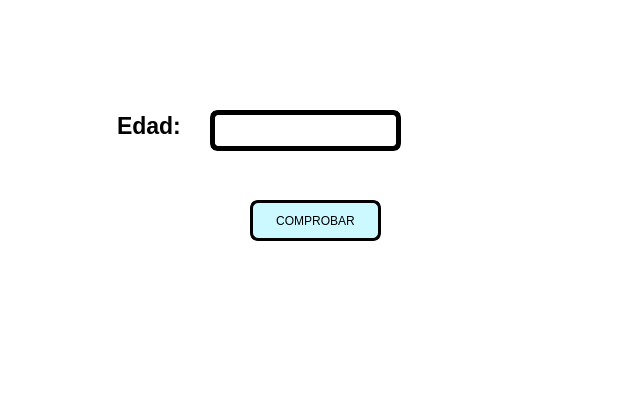
<?xml version="1.0" encoding="UTF-8"?>
<ui version="4.0">
 <class>MainWindow</class>
 <widget class="QMainWindow" name="MainWindow">
  <property name="geometry">
   <rect>
    <x>0</x>
    <y>0</y>
    <width>625</width>
    <height>414</height>
   </rect>
  </property>
  <property name="windowTitle">
   <string>MainWindow</string>
  </property>
  <property name="styleSheet">
   <string notr="true">background-color: rgb(255, 255, 255);</string>
  </property>
  <widget class="QWidget" name="centralwidget">
   <widget class="QPushButton" name="btn_comprobar">
    <property name="geometry">
     <rect>
      <x>250</x>
      <y>200</y>
      <width>131</width>
      <height>41</height>
     </rect>
    </property>
    <property name="styleSheet">
     <string notr="true">border: 3px solid black;
background-color: rgb(204, 248, 255);
border-radius: 8px;</string>
    </property>
    <property name="text">
     <string>COMPROBAR</string>
    </property>
   </widget>
   <widget class="QLineEdit" name="txt_edad">
    <property name="geometry">
     <rect>
      <x>210</x>
      <y>110</y>
      <width>191</width>
      <height>41</height>
     </rect>
    </property>
    <property name="font">
     <font>
      <pointsize>12</pointsize>
      <bold>true</bold>
     </font>
    </property>
    <property name="styleSheet">
     <string notr="true">border: 5px solid black;
border-radius: 8px;</string>
    </property>
    <property name="text">
     <string/>
    </property>
    <property name="alignment">
     <set>Qt::AlignCenter</set>
    </property>
   </widget>
   <widget class="QLabel" name="label">
    <property name="geometry">
     <rect>
      <x>117</x>
      <y>110</y>
      <width>81</width>
      <height>31</height>
     </rect>
    </property>
    <property name="font">
     <font>
      <pointsize>17</pointsize>
      <bold>true</bold>
     </font>
    </property>
    <property name="text">
     <string>Edad:</string>
    </property>
   </widget>
   <widget class="QLabel" name="imagen_3">
    <property name="geometry">
     <rect>
      <x>500</x>
      <y>280</y>
      <width>111</width>
      <height>71</height>
     </rect>
    </property>
    <property name="styleSheet">
     <string notr="true"/>
    </property>
    <property name="text">
     <string/>
    </property>
    <property name="pixmap">
     <pixmap resource="../../Archivos/Recursos.qrc">:/Programas/ImagenGatoEuropeo.png</pixmap>
    </property>
    <property name="scaledContents">
     <bool>true</bool>
    </property>
   </widget>
   <widget class="QLabel" name="imagen">
    <property name="geometry">
     <rect>
      <x>10</x>
      <y>10</y>
      <width>131</width>
      <height>71</height>
     </rect>
    </property>
    <property name="styleSheet">
     <string notr="true"/>
    </property>
    <property name="text">
     <string/>
    </property>
    <property name="pixmap">
     <pixmap resource="../../Archivos/Recursos.qrc">:/Logos/log_uat_nuevo.png</pixmap>
    </property>
    <property name="scaledContents">
     <bool>true</bool>
    </property>
   </widget>
   <widget class="QLabel" name="imagen_2">
    <property name="geometry">
     <rect>
      <x>520</x>
      <y>0</y>
      <width>101</width>
      <height>81</height>
     </rect>
    </property>
    <property name="styleSheet">
     <string notr="true"/>
    </property>
    <property name="text">
     <string/>
    </property>
    <property name="pixmap">
     <pixmap resource="../../Archivos/Recursos.qrc">:/Logos/FIT_logo_vertical.png</pixmap>
    </property>
    <property name="scaledContents">
     <bool>true</bool>
    </property>
   </widget>
  </widget>
  <widget class="QMenuBar" name="menubar">
   <property name="geometry">
    <rect>
     <x>0</x>
     <y>0</y>
     <width>625</width>
     <height>24</height>
    </rect>
   </property>
  </widget>
  <widget class="QStatusBar" name="statusbar"/>
 </widget>
 <resources>
  <include location="../../Archivos/Recursos.qrc"/>
 </resources>
 <connections/>
</ui>
